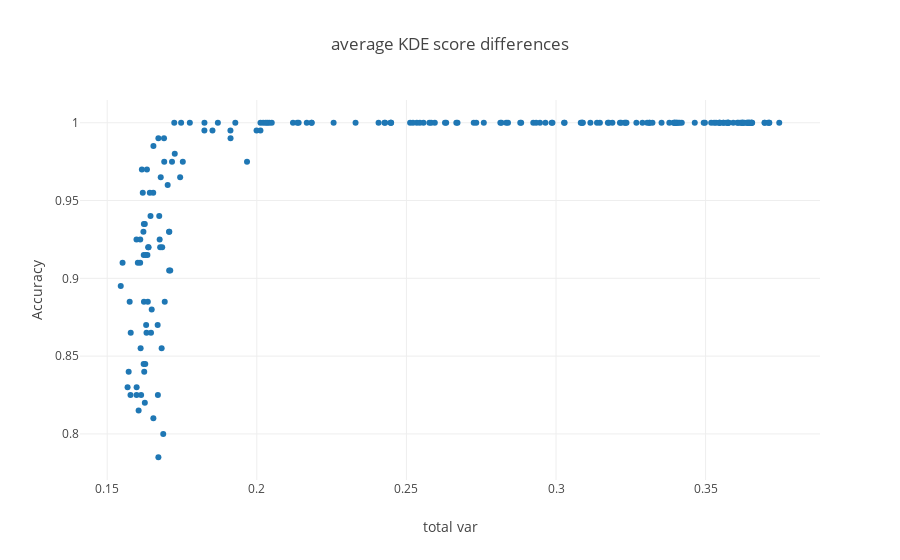

The notebook cell this image was saved under:
### Code cell
fig_data= [go.Scatter(
y= [Error_rate[x] for x in coords[i]],
x= [total_var[x] for x in coords[i]],
mode= 'markers',
name= ' pops {} / {}'.format(i[0],i[1])
) for i in coords.keys()
]

layout = go.Layout(
    title= 'average KDE score differences',
    yaxis=dict(
        title='Accuracy'),
    xaxis=dict(
        title='total var')
)

fig= go.Figure(data=fig_data, layout=layout)
iplot(fig)

### Figure 1 — Plotly figure (JSON) as saved in the notebook; plotly's stock layout.template omitted (floating-point values rounded to 4 significant figures; data arrays with more than 128 entries replaced by an {"elided": "..."} marker saying what was removed)
{"data": [{"mode": "markers", "name": " pops 1 / 2", "type": "scatter", "uid": "80e3de81-d068-42ac-a7b8-740c9245c72c", "x": {"elided": "200 float values"}, "y": {"elided": "200 float values"}}], "layout": {"title": "average KDE score differences", "xaxis": {"title": "total var"}, "yaxis": {"title": "Accuracy"}}}
